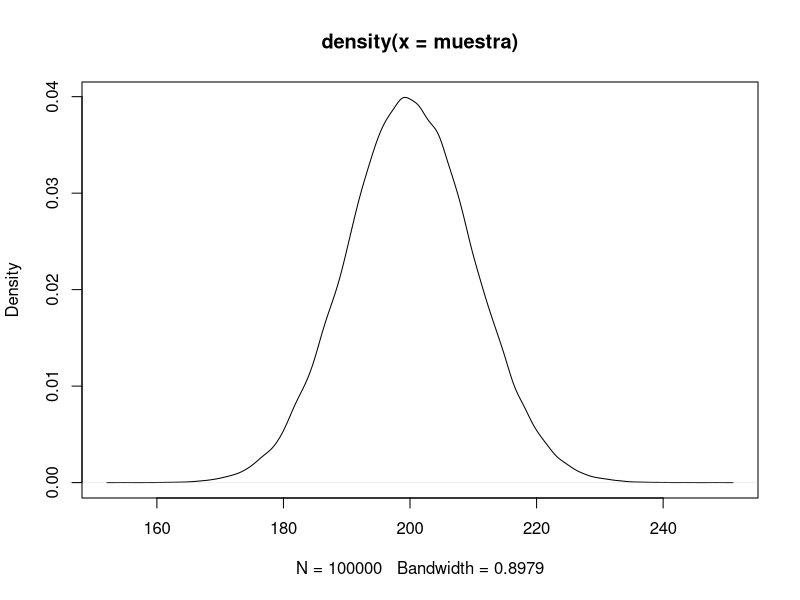
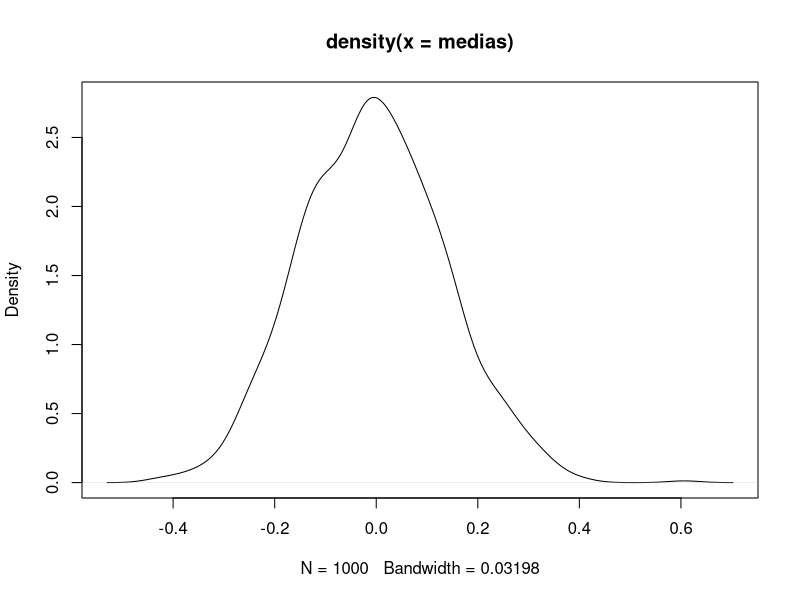
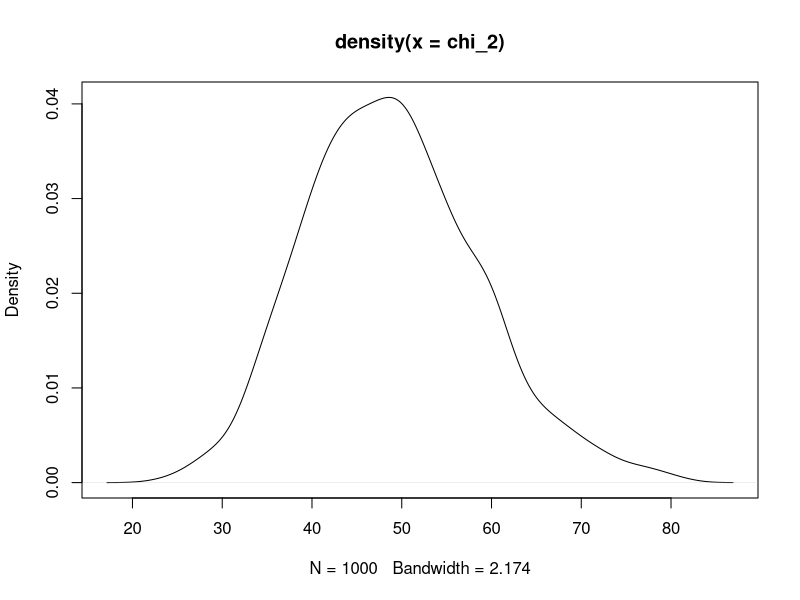
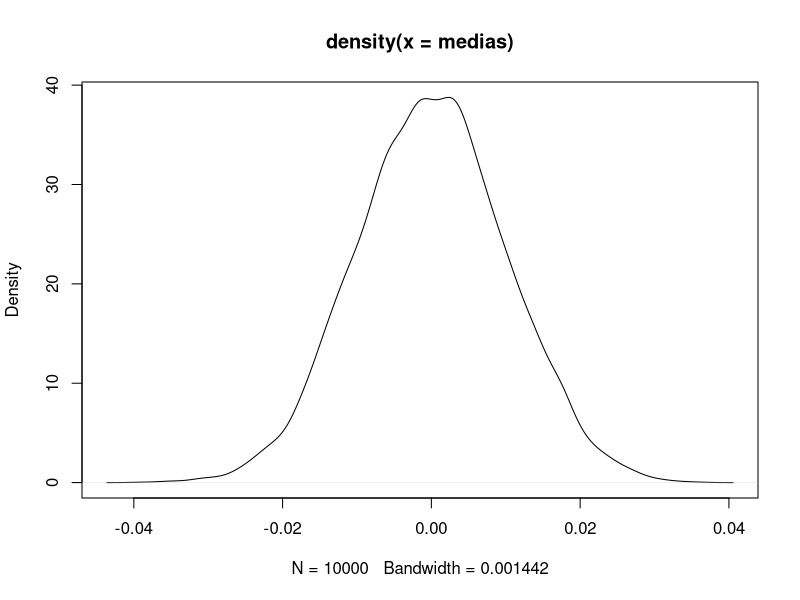
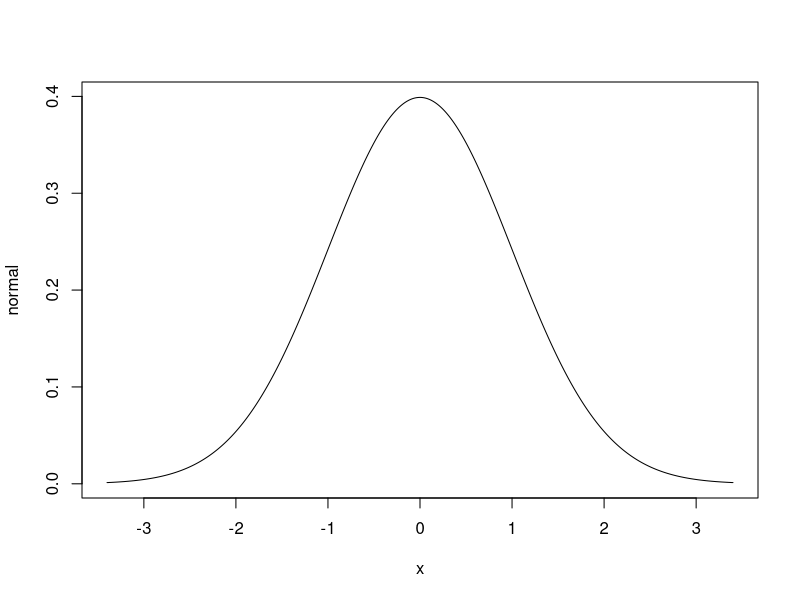
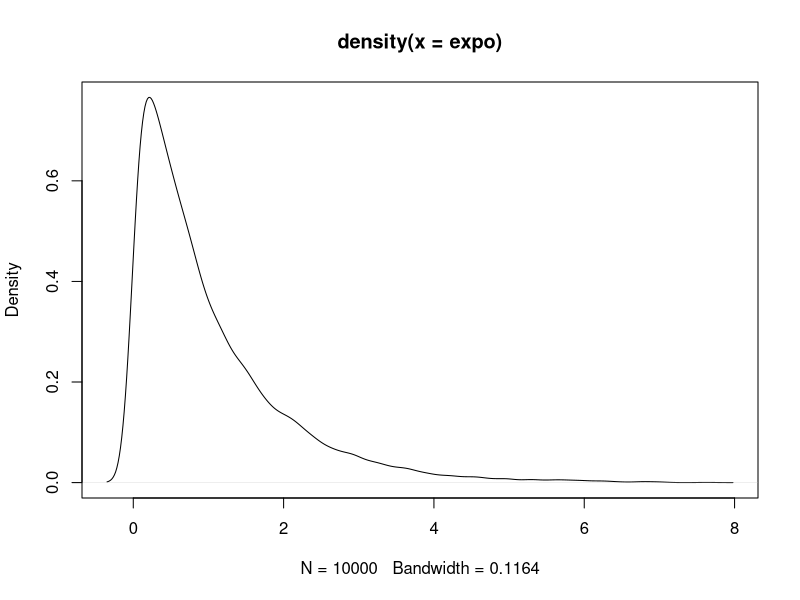

Generate these figures, in order, with R:
# Distribución normal

muestra <- rnorm(100000, 200, 10)

a <- density(muestra)
plot(a)

estandar <- (muestra - mean(muestra))/sd(muestra)

sd(estandar)

# Probabilidad aproximada por simulación: P(X >= 215, o, X <= 185)

cuales <- muestra >= 215 | muestra <= 185
mean(cuales)


# Teorema del Límite Central
rm(base)
mu <- 0
sigma <- 1
n <- 50
universo <- rnorm(100000, mu, sigma)
variabless <- 1:n
base <- 1:n
muestras <- 1000

        
for (i in 1:muestras) {
        variabless <- sample(universo, n)
        base <- data.frame(base, variabless)
}
colnames(base) <- c("x_i", paste0(rep("muestra", muestras),1:muestras))

medias <- 1:muestras
varianzas <- 1:muestras

for (i in 1:muestras) {
        medias[i] <- mean(base[, i+1])
        varianzas[i] <- var(base[, i+1])
}


chi_2 <- (n-1)*varianzas/sigma
plot(density(medias))
plot(density(chi_2))



# Otra perspectiva

simulaciones <- 10000
medias <- 1:simulaciones
desvEst <- 1:simulaciones

for (i in 1:simulaciones) {
        medias[i] <- mean(rnorm(simulaciones, mu, sigma))
        desvEst[i] <- sd(rnorm(simulaciones, mu, sigma))
}

a <- density(medias)
plot(a)

# Distribución normal exacta
x <- seq(-3.4, 3.4, by = .01)
normal <- dnorm(x)

plot(x, normal, type = "line")

# Distribución exponencial

expo <- rexp(simulaciones, 1)

a <- density(expo)
plot(a)
